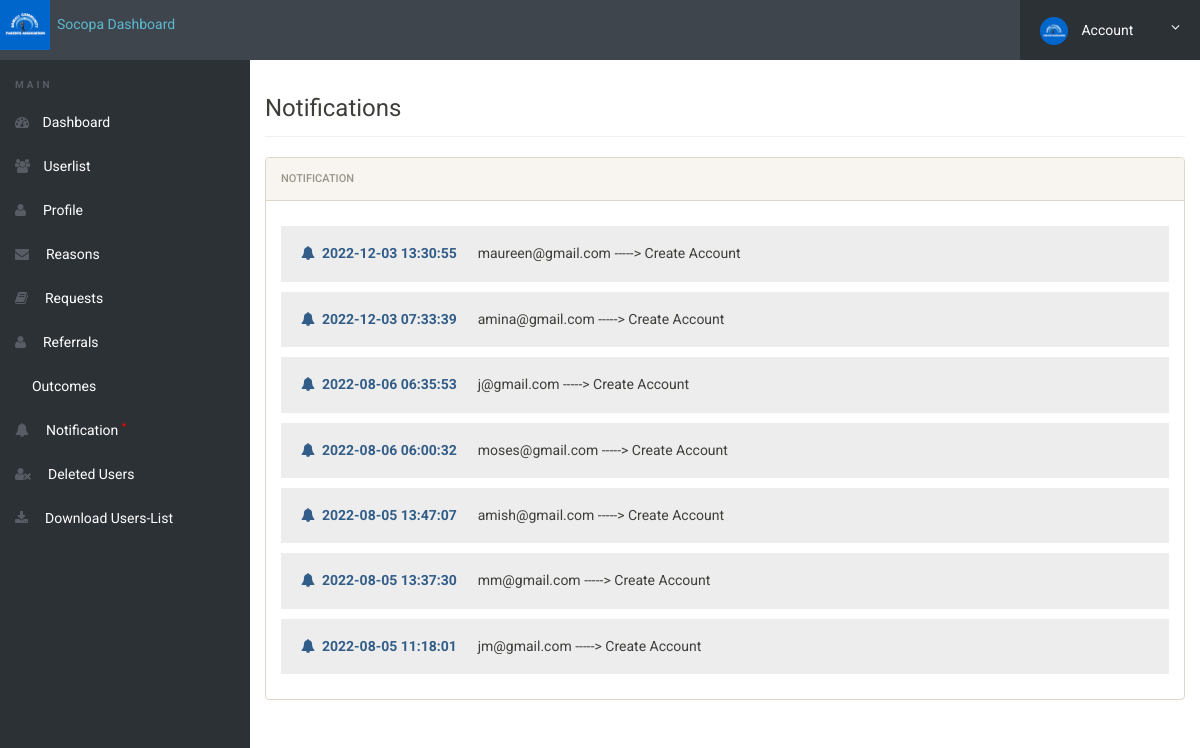
Page /notification.php (signed in) on the committed database.
### tables this page shows
CREATE TABLE `notification` (
  `id` int(11) NOT NULL,
  `notiuser` varchar(50) NOT NULL,
  `notireciver` varchar(50) NOT NULL,
  `notitype` varchar(50) NOT NULL,
  `time` timestamp NOT NULL DEFAULT current_timestamp()
);

### notification.php (the view, shortened to what this page needs)
<?php
include('includes/config.php');
if(strlen($_SESSION['alogin'])==0)
	{
header('location:index.php');
}
else{
?>
<!doctype html>
<html lang="en" class="no-js">
<head>
	<link rel="stylesheet" href="css/font-awesome.min.css">
	<link rel="stylesheet" href="css/bootstrap.min.css">
	<link rel="stylesheet" href="css/dataTables.bootstrap.min.css">
	<link rel="stylesheet" href="css/bootstrap-social.css">
	<link rel="stylesheet" href="css/bootstrap-select.css">
	<link rel="stylesheet" href="css/fileinput.min.css">
	<link rel="stylesheet" href="css/awesome-bootstrap-checkbox.css">
	<link rel="stylesheet" href="css/style.css">
</head>
<body>
	<?php include('includes/header.php');?>
	<div class="ts-main-content">
	<?php include('includes/leftbar.php');?>
		<div class="content-wrapper">
			<div class="container-fluid">
				<div class="row">
					<div class="col-md-12">
						<h3 class="page-title">Notifications</h3>
						<div class="row">
							<div class="col-md-12">
								<div class="panel panel-default">
									<div class="panel-heading">Notification</div>
									   <div class="panel-body">
<?php
$reciver = 'Admin';
$sql = "SELECT * from  notification where notireciver = (:reciver) order by time DESC";
$query = $dbh -> prepare($sql);
$query-> bindParam(':reciver', $reciver, PDO::PARAM_STR);
$query->execute();
$results=$query->fetchAll(PDO::FETCH_OBJ);
$cnt=1;
if($query->rowCount() > 0)
{
foreach($results as $result)
{				?>
        <h5 style="background:#ededed;padding:20px;"><i class="fa fa-bell text-primary"></i>&nbsp;&nbsp;<b class="text-primary"><?php echo htmlentities($result->time);?></b> &nbsp;&nbsp;&nbsp;&nbsp;&nbsp;<?php echo htmlentities($result->notiuser);?> -----> <?php echo htmlentities($result->notitype);?></h5>
                       <?php $cnt=$cnt+1; }} ?>
                                        </div>
                                    </div>
                                </div>
                            </div>
                        </div>
                    </div>
                </div>
            </div>
        </div>
</body>
</html>
<?php } ?>

### includes/header.php (shortened to what this page needs)
<div class="brand clearfix">
<a href=""><img src="./companyimages/logo.png" style=" height: 50px; width:50px" class="ts-avatar hidden-side" alt="">&nbsp; Socopa Dashboard</a>
		<ul class="ts-profile-nav">
			<li class="ts-account">
				<a href="#"><img src="./companyimages/logo.png" class="ts-avatar hidden-side" alt=""> Account <i class="fa fa-angle-down hidden-side"></i></a>
			</li>
		</ul>
	</div>

### includes/leftbar.php
<nav class="ts-sidebar">
		<ul class="ts-sidebar-menu">
			<li class="ts-label">Main</li>
			<li><a href="dashboard.php"><i class="fa fa-dashboard"></i> Dashboard</a></li>
		<li><a href="userlist.php"><i class="fa fa-users"></i> Userlist</a>
		</li>
		<li><a href="profile.php"><i class="fa fa-user"></i> &nbsp;Profile</a>
		</li>
		<li><a href="reasons.php"><i class="fa fa-envelope"></i> &nbsp;Reasons</a>
		</li>
		<li><a href="requests.php"><i class="fa fa-book"></i> &nbsp;Requests</a>
		</li>
		<li><a href="referrals.php"><i class="fa fa-user"></i> &nbsp;Referrals</a>
		</li>
		<li><a href="outcomes.php"><i class="fa fa-chart"></i> &nbsp;Outcomes</a>
		</li>
		<li><a href="notification.php"><i class="fa fa-bell"></i> &nbsp;Notification <sup style="color:red">*</sup></a>
		</li>
		<li><a href="deleteduser.php"><i class="fa fa-user-times"></i> &nbsp;Deleted Users</a>
		</li>
		<li><a href="download.php"><i class="fa fa-download"></i> &nbsp;Download Users-List</a>
		</li>
		</ul>
	</nav>

### css/style.css (style rules this page uses)
html { font-size: 14px; }
@media only screen and (min-width: 480px) { html { font-size: 17px; } }
@media only screen and (min-width: 768px) { html { font-size: 14px; } }
body { font-size: 1em; }
a { color: #37a6c4; }
.panel { overflow: hidden; }
ul, li { margin: 0; padding: 0; list-style: none; }
.page-title { padding-bottom: 15px; margin-bottom: 20px; border-bottom: 1px solid #f0f0f0; }
.brand { background: #3e454c; position: relative; z-index: 3; position: fixed; width: 100%; top: 0; }
.brand .ts-profile-nav { float: right; display: none; }
.brand .ts-profile-nav li { float: left; position: relative; }
.brand .ts-profile-nav li a { display: block; padding: 20px; color: #fff; }
.brand .ts-profile-nav .ts-account .fa-angle-down { float: right; }
.brand .ts-profile-nav .ts-account > a { width: 180px; background: #2c3136; }
.brand .ts-profile-nav .ts-account .ts-avatar { border-radius: 50%; height: 28px; margin: -10px 0; margin-right: 10px; }
@media only screen and (min-width: 992px) { .brand .ts-profile-nav { display: block; } }
.ts-sidebar { background: #2c3136; max-height: 0; transition: max-height 0.3s; overflow: hidden; position: fixed; z-index: 2; width: 100%; bottom: 0; top: 60px; overflow-y: auto; }
@media only screen and (min-width: 992px) { .ts-sidebar { max-height: 100%; bottom: 0; } }
.ts-sidebar-menu .ts-label { color: #585c64; font-weight: bold; padding: 8px 15px; text-transform: uppercase; font-size: 10px; letter-spacing: 3px; margin-top: 10px; }
.ts-sidebar-menu a { display: block; text-decoration: none; padding: 12px 15px; color: #fff; }
.ts-sidebar-menu li { position: relative; }
.ts-sidebar-menu li i { color: #585c64; margin-right: 10px; }
.ts-main-content .content-wrapper { padding-top: 15px; margin-top: 60px; }
@media only screen and (min-width: 992px) { .ts-main-content .ts-sidebar { width: 250px; float: left; } }
@media only screen and (min-width: 992px) { .ts-main-content .content-wrapper { margin-left: 250px; } }

### rows in the picture
notification: time "2022-12-03 13:30:55", notiuser "maureen@gmail.com", notitype "Create Account"
notification: time "2022-12-03 07:33:39", notiuser "amina@gmail.com", notitype "Create Account"
notification: time "2022-08-06 06:35:53", notiuser "j@gmail.com", notitype "Create Account"
notification: time "2022-08-06 06:00:32", notiuser "moses@gmail.com", notitype "Create Account"
notification: time "2022-08-05 13:47:07", notiuser "amish@gmail.com", notitype "Create Account"
notification: time "2022-08-05 13:37:30", notiuser "mm@gmail.com", notitype "Create Account"
notification: time "2022-08-05 11:18:01", notiuser "jm@gmail.com", notitype "Create Account"
